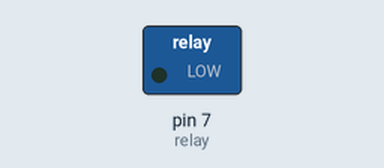
Simulated run of this sketch. Board: Arduino Uno, built with avr-gcc and run on an emulated ATmega328P. On the bench: switched loads named in the sketch (green lamp = pin HIGH).

Above: at 2.5 s.
At 7.5 s:
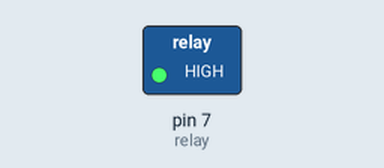
Timing chart, 0 to 13.0 s (numbered marks = the images above):
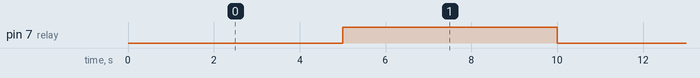

Measured:
- by itself, pin 7 (relay): alternates HIGH for 5.0 s and LOW for 5.0 s

The sketch:

relay_try.ino
```cpp
int relay = 7;
void setup() {
pinMode(relay, OUTPUT);

}

void loop() {
  digitalWrite(relay, LOW);   // реле включено
  delay(5000);
  digitalWrite(relay, HIGH);  // реле выключено
  delay(5000);
 }
```
